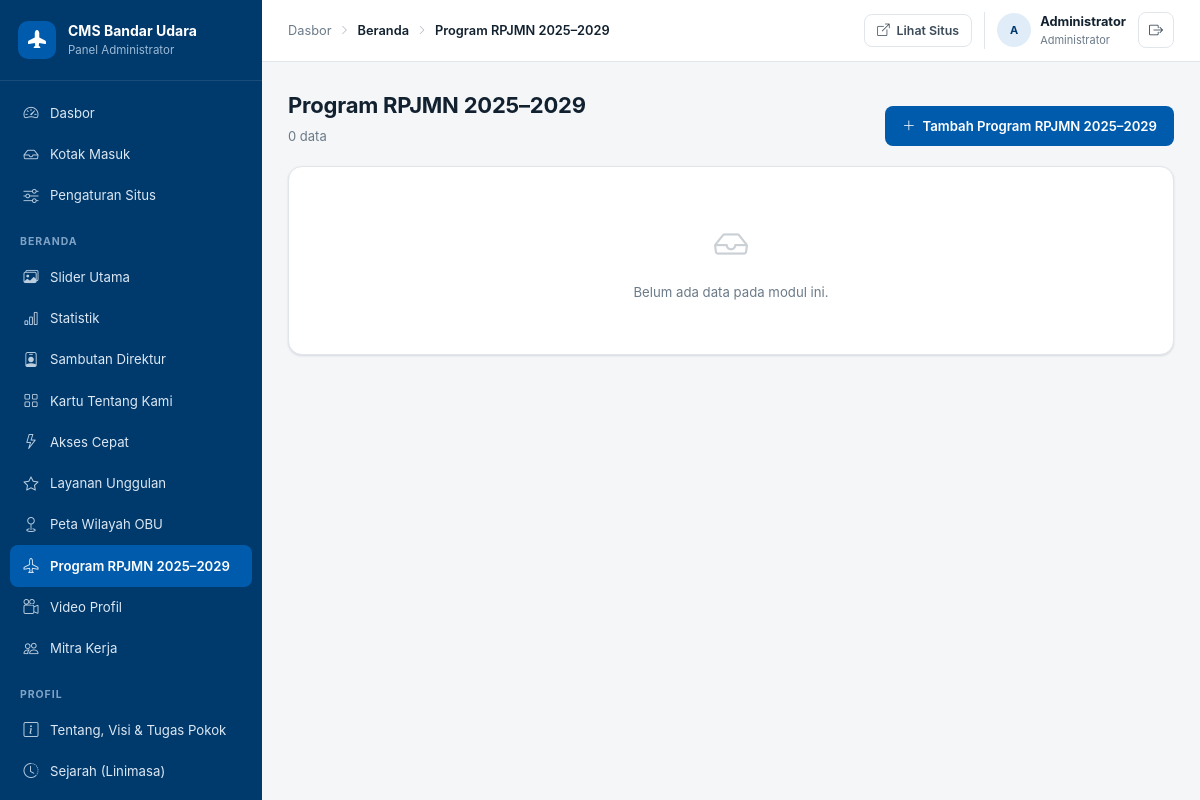
Before: /admin/resource.php?r=rpjmn_programs (signed in) with the older database file.
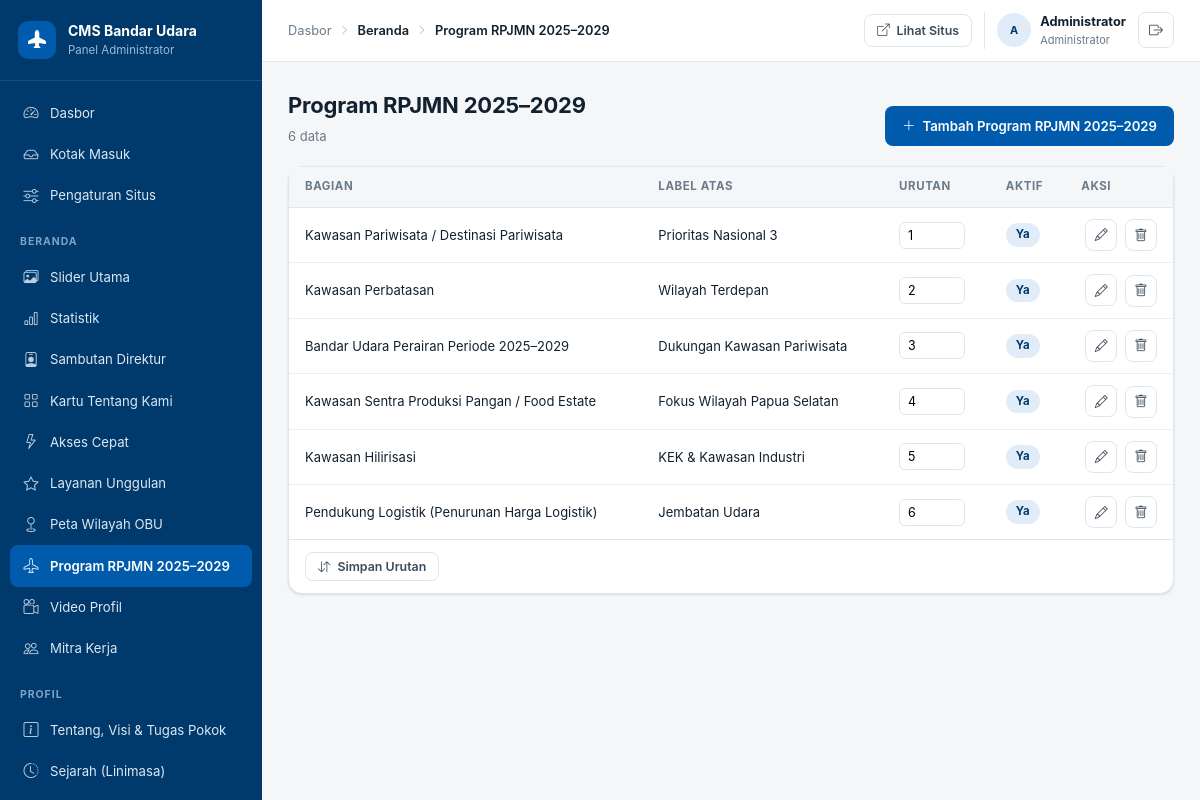
After: the same page with the newer database file.
### tables this page shows
CREATE TABLE `rpjmn_programs` (
  `id` INT UNSIGNED AUTO_INCREMENT PRIMARY KEY,
  `title` VARCHAR(255) NOT NULL,
  `eyebrow` VARCHAR(160) NULL,
  `icon` VARCHAR(80) NULL,
  `summary` TEXT NULL,
  `focus` TEXT NULL,
  `note` TEXT NULL,
  `sort` INT NOT NULL DEFAULT 0,
  `is_active` TINYINT(1) NOT NULL DEFAULT 1
);

### admin/includes/bootstrap.php (called while the page is built, shortened)
<?php
require_once dirname(__DIR__, 2) . '/shared/functions.php';
function admin_url(string $path = ''): string
{
    return ADMIN_URL . '/' . ltrim($path, '/');
}
function current_user(): ?array
{
    static $user = null;
    if ($user === null && !empty($_SESSION['user_id'])) {
        $user = db_one('SELECT * FROM users WHERE id = ? AND is_active = 1', [$_SESSION['user_id']]) ?: false;
    }
    return $user ?: null;
}
function require_login(): array
{
    $user = current_user();
    return $user;
}
function is_active_nav(string $file, string $resource = ''): bool
{
    $current = basename($_SERVER['SCRIPT_NAME']);
    if ($current !== $file) {
        return false;
    }
    return $resource === '' || ($_GET['r'] ?? '') === $resource;
}

### shared/functions.php (called while the page is built, shortened)
<?php
require_once __DIR__ . '/db.php';
function e(?string $value): string
{
    return htmlspecialchars((string) $value, ENT_QUOTES | ENT_SUBSTITUTE, 'UTF-8');
}
function excerpt(?string $text, int $limit = 140): string
{
    $text = trim(strip_tags((string) $text));
    if (mb_strlen($text) <= $limit) {
        return $text;
    }
    return mb_substr($text, 0, $limit) . '…';
}

### admin/config/resources.php (called while the page is built, shortened)
<?php
function f_icon(string $label = 'Ikon'): array
{
    return ['label' => $label, 'type' => 'icon', 'hint' => 'Nama ikon Bootstrap Icons, contoh: bi-airplane-fill', 'col' => 'half'];
}
function f_sort(): array
{
    return ['label' => 'Urutan', 'type' => 'number', 'default' => 0, 'col' => 'half', 'hint' => 'Angka kecil tampil lebih dahulu'];
}
function f_active(string $label = 'Tampilkan di situs'): array
{
    return ['label' => $label, 'type' => 'checkbox', 'default' => 1, 'col' => 'half'];
}
function f_visual(string $defaultArt = 'art-1'): array
{
    return [
        'image'     => ['label' => 'Gambar', 'type' => 'image', 'col' => 'full', 'hint' => 'Kosongkan untuk memakai gradien placeholder di bawah'],
        'art_class' => ['label' => 'Warna Placeholder', 'type' => 'select', 'options' => ART_CLASSES, 'default' => $defaultArt, 'col' => 'half'],
        'icon'      => f_icon('Ikon Placeholder'),
    ];
}

### shared/db.php (called while the page is built, shortened)
<?php
function db(): PDO
{
    static $pdo = null;
    if ($pdo instanceof PDO) {
        return $pdo;
    }
    $dsn = sprintf('mysql:host=%s;port=%s;dbname=%s;charset=utf8mb4', DB_HOST, DB_PORT, DB_NAME);
    try {
        $pdo = new PDO($dsn, DB_USER, DB_PASS, [
            PDO::ATTR_ERRMODE            => PDO::ERRMODE_EXCEPTION,
            PDO::ATTR_DEFAULT_FETCH_MODE => PDO::FETCH_ASSOC,
            PDO::ATTR_EMULATE_PREPARES   => false,
        ]);
    } catch (PDOException $e) {
        http_response_code(500);
        $detail = APP_DEBUG ? htmlspecialchars($e->getMessage(), ENT_QUOTES) : '';
        exit(
            '<div style="font-family:system-ui;max-width:640px;margin:80px auto;padding:28px;'
            . 'border:1px solid #E1E6EB;border-radius:12px;">'
            . '<h2 style="margin:0 0 10px;color:#00396B">Koneksi basis data gagal</h2>'
            . '<p style="color:#3B4B5A;line-height:1.6">Pastikan MySQL/MariaDB berjalan dan basis data '
            . '<code>' . DB_NAME . '</code> sudah dibuat. Jalankan <code>database/schema.sql</code> lalu '
            . '<code>database/seed.sql</code>.</p>'
            . ($detail ? '<pre style="background:#F5F6F8;padding:12px;border-radius:8px;overflow:auto">' . $detail . '</pre>' : '')
            . '</div>'
        );
    }
    return $pdo;
}
function db_all(string $sql, array $params = []): array
{
    $stmt = db()->prepare($sql);
    $stmt->execute($params);
    return $stmt->fetchAll();
}
function db_one(string $sql, array $params = []): ?array
{
    $stmt = db()->prepare($sql);
    $stmt->execute($params);
    $row = $stmt->fetch();
    return $row === false ? null : $row;
}
function db_value(string $sql, array $params = [], $default = null)
{
    $stmt = db()->prepare($sql);
    $stmt->execute($params);
    $val = $stmt->fetchColumn();
    return $val === false ? $default : $val;
}

### admin/resource.php (the view, shortened to what the changed rows need)
<?php
require_once __DIR__ . '/includes/bootstrap.php';
require_once __DIR__ . '/includes/layout.php';
$user = require_login();
$key = $_GET['r'] ?? '';
$res = admin_resource($key);
$table    = $res['table'];
$listUrl  = admin_url('resource.php?r=' . urlencode($key));
    ?>
    <?php
$search   = trim($_GET['q'] ?? '');
$page     = max(1, (int) ($_GET['page'] ?? 1));
$perPage  = (int) ($res['per_page'] ?? 50);
$where    = '';
$params   = [];
$total  = (int) db_value("SELECT COUNT(*) FROM `$table` $where", $params, 0);
$pages  = max(1, (int) ceil($total / $perPage));
$page   = min($page, $pages);
$offset = ($page - 1) * $perPage;
$rows   = db_all("SELECT * FROM `$table` $where ORDER BY {$res['order']} LIMIT $perPage OFFSET $offset", $params);
$lookups = [];
admin_head($res['label'], [['label' => $res['group']], ['label' => $res['label']]]);
?>
<div class="page-head">
  <div>
    <h1><?= e($res['label']) ?></h1>
    <p><?= $total ?> data<?= $search !== '' ? ' cocok dengan pencarian' : '' ?></p>
  </div>
</div>
<div class="card">
  <?php if (!$rows): ?>
  <div class="empty-state">
    <i class="bi bi-inbox"></i>
    <p>Belum ada data pada modul ini.</p>
  </div>
  <?php else: ?>
  <form method="post" action="<?= e($listUrl . '&a=reorder') ?>">
    <div class="table-wrap">
      <table class="data-table">
        <thead>
          <tr>
            <?php foreach ($res['list'] as $col => $label): ?><th><?= e($label) ?></th><?php endforeach; ?>
            <th class="col-actions">Aksi</th>
          </tr>
        </thead>
        <tbody>
          <?php foreach ($rows as $row): ?>
          <tr>
            <?php foreach ($res['list'] as $col => $label):
                $value = $row[$col] ?? ''; ?>
            <td>
              <?php if (in_array($col, ['is_active', 'is_published', 'show_on_home', 'is_featured'], true)): ?>
                <span class="pill <?= (int) $value === 1 ? 'pill-on' : 'pill-off' ?>"><?= (int) $value === 1 ? 'Ya' : 'Tidak' ?></span>
              <?php elseif ($col === 'sort' && !empty($res['reorder'])): ?>
                <input class="sort-input" type="number" name="sort[<?= (int) $row['id'] ?>]" value="<?= (int) $value ?>">
              <?php elseif (isset($lookups[$col])): ?>
                <?= e($lookups[$col][(string) $value] ?? '—') ?>
              <?php elseif ($col === 'status'): ?>
                <span class="pill <?= $value === 'berlaku' ? 'pill-on' : 'pill-off' ?>"><?= e(ucfirst((string) $value)) ?></span>
              <?php elseif (str_contains($col, 'date') || str_contains($col, '_at')): ?>
                <?= e($value ? tanggal_id((string) $value) : '—') ?>
              <?php else: ?>
                <?= e(excerpt((string) $value, 90)) ?>
              <?php endif; ?>
            </td>
            <?php endforeach; ?>
            <td class="col-actions">
              <a class="btn-icon" href="<?= e($listUrl . '&a=form&id=' . (int) $row['id']) ?>" title="Ubah"><i class="bi bi-pencil"></i></a>
              <?php if (empty($res['no_delete'])): ?>
              <button type="submit" class="btn-icon danger" title="Hapus"
                      formaction="<?= e($listUrl . '&a=delete') ?>" formnovalidate
                      name="id" value="<?= (int) $row['id'] ?>"
                      onclick="return confirm('Hapus data ini? Tindakan tidak dapat dibatalkan.')"><i class="bi bi-trash"></i></button>
              <?php endif; ?>
            </td>
          </tr>
          <?php endforeach; ?>
        </tbody>
      </table>
    </div>
    <?php if (!empty($res['reorder'])): ?>
    <div class="table-foot">
      <button type="submit" class="btn btn-ghost btn-sm"><i class="bi bi-arrow-down-up"></i> Simpan Urutan</button>
    </div>
    <?php endif; ?>
  </form>
  <?php endif; ?>
</div>
<?php admin_foot(); ?>

### admin/includes/layout.php (shortened to what the changed rows need)
<?php
function admin_resources(): array
{
    static $res = null;
    if ($res === null) {
        $res = require dirname(__DIR__) . '/config/resources.php';
    }
    return $res;
}
function admin_resource(string $key): ?array
{
    $all = admin_resources();
    return $all[$key] + ['key' => $key];
}
function admin_menu(): array
{
    $groups = [];
    foreach (admin_resources() as $key => $res) {
        $groups[$res['group']][] = ['key' => $key, 'label' => $res['label'], 'icon' => $res['icon'] ?? 'bi-dot'];
    }
    return $groups;
}
function admin_head(string $title, array $crumbs = []): void
{
    $user   = current_user();
    $menu   = admin_menu();
    ?>
<!DOCTYPE html>
<html lang="id">
<head>
<link rel="stylesheet" href="https://cdnjs.cloudflare.com/ajax/libs/bootstrap-icons/1.11.3/font/bootstrap-icons.min.css">
<link rel="stylesheet" href="<?= e(admin_url('assets/admin.css')) ?>">
</head>
<body>
<div class="app">
  <aside class="sidebar" id="sidebar">
    <nav class="sidebar-nav">
      <a class="nav-link<?= is_active_nav('index.php') ? ' active' : '' ?>" href="<?= e(admin_url('index.php')) ?>">
        <i class="bi bi-speedometer2"></i> Dasbor
      </a>
      <a class="nav-link<?= is_active_nav('inbox.php') ? ' active' : '' ?>" href="<?= e(admin_url('inbox.php')) ?>">
        <i class="bi bi-inbox"></i> Kotak Masuk
      </a>
      <a class="nav-link<?= is_active_nav('settings.php') ? ' active' : '' ?>" href="<?= e(admin_url('settings.php')) ?>">
        <i class="bi bi-sliders"></i> Pengaturan Situs
      </a>
      <?php foreach ($menu as $group => $items): ?>
      <div class="nav-group"><?= e($group) ?></div>
      <?php foreach ($items as $item): ?>
      <a class="nav-link<?= is_active_nav('resource.php', $item['key']) ? ' active' : '' ?>"
         href="<?= e(admin_url('resource.php?r=' . $item['key'])) ?>">
        <i class="bi <?= e($item['icon']) ?>"></i> <?= e($item['label']) ?>
      </a>
      <?php endforeach; ?>
      <?php endforeach; ?>
    </nav>
  </aside>
  <div class="main">
    <header class="topbar">
      <div class="crumbs">
        <a href="<?= e(admin_url('index.php')) ?>">Dasbor</a>
        <?php foreach ($crumbs as $crumb): ?>
          <i class="bi bi-chevron-right"></i>
          <?php if (!empty($crumb['url'])): ?>
            <a href="<?= e($crumb['url']) ?>"><?= e($crumb['label']) ?></a>
          <?php else: ?>
            <span><?= e($crumb['label']) ?></span>
          <?php endif; ?>
        <?php endforeach; ?>
      </div>
    </header>
    <main class="content">
    <?php
}
function admin_foot(): void
{
    ?>
    </main>
  </div>
</div>
</body>
</html>
    <?php
}

Changed rows visible on the page:
added rpjmn_programs: title "Kawasan Pariwisata / Destinasi Pariwisata", eyebrow "Prioritas Nasional 3", id+sort "1", is_active "Ya"
added rpjmn_programs: title "Kawasan Perbatasan", eyebrow "Wilayah Terdepan", id+sort "2", is_active "Ya"
added rpjmn_programs: title "Bandar Udara Perairan Periode 2025–2029", eyebrow "Dukungan Kawasan Pariwisata", id+sort "3", is_active "Ya"
added rpjmn_programs: title "Kawasan Sentra Produksi Pangan / Food Estate", eyebrow "Fokus Wilayah Papua Selatan", id+sort "4", is_active "Ya"
added rpjmn_programs: title "Kawasan Hilirisasi", eyebrow "KEK & Kawasan Industri", id+sort "5", is_active "Ya"
added rpjmn_programs: title "Pendukung Logistik (Penurunan Harga Logistik)", eyebrow "Jembatan Udara", id+sort "6", is_active "Ya"
Other visible differences:
$total: "0" → "6"
new list line: "BAGIAN"
new list line: "LABEL ATAS"
new list line: "URUTAN"
new list line: "AKTIF"
text no longer shown: "Belum ada data pada modul ini."
text now shown: "AKSI Simpan Urutan"
